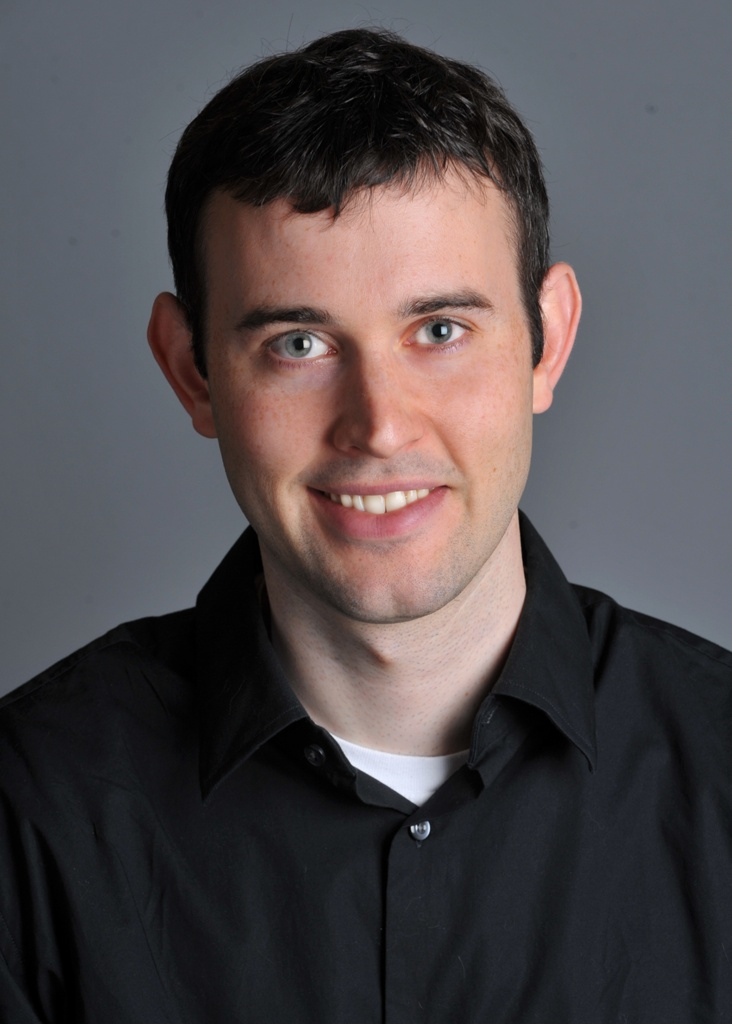
#> input picture exm-2/images/DerekPicture.jpg, 732 x 1024 px, found by its file name
$ python hybrid_image_starter.py
#> lines starting #> are read from the running program, lines starting #| are printed output that depends on the picture
### exm-2/proj3/align_image_code.py
import math
import numpy as np
import matplotlib.pyplot as plt
import skimage.transform as sktr

def get_points(im1, im2):
    print('Please select 2 points in each image for alignment.')
    plt.imshow(im1)
    p1, p2 = plt.ginput(2)
    plt.close()
    plt.imshow(im2)
    p3, p4 = plt.ginput(2)
    plt.close()
    return (p1, p2, p3, p4)

# [59 lines left out: functions recenter, find_centers, align_image_centers, rescale_images, rotate_im1, match_img_size, not called in this run]

def align_images(im1, im2):
    pts = get_points(im1, im2)
    print(pts)
    return align_images_w_pts(im1, im2, pts)

# [6 lines left out: function align_images_w_pts, not called in this run]

### exm-2/proj3/hybrid_image_starter.py
from align_image_code import align_images
from operations import hybridImageOp, pyramidsOp, PyramidMode
from utils import *
import cv2

# First load image
# high sf
im1 = plt.imread('./images/DerekPicture.jpg')/255
im1 = plt.imread('./images/man.jpg')/255
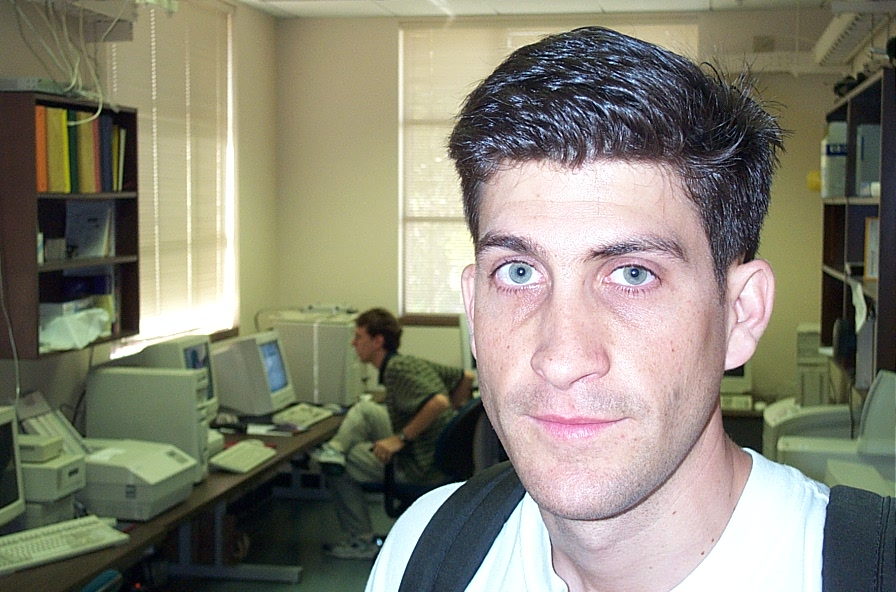
#> input picture exm-2/images/man.jpg, 896 x 592 px, found by its file name
#> im1: shape (592, 896, 3) float64

# low sf
im2 = plt.imread('./images/nutmeg.jpg')/255
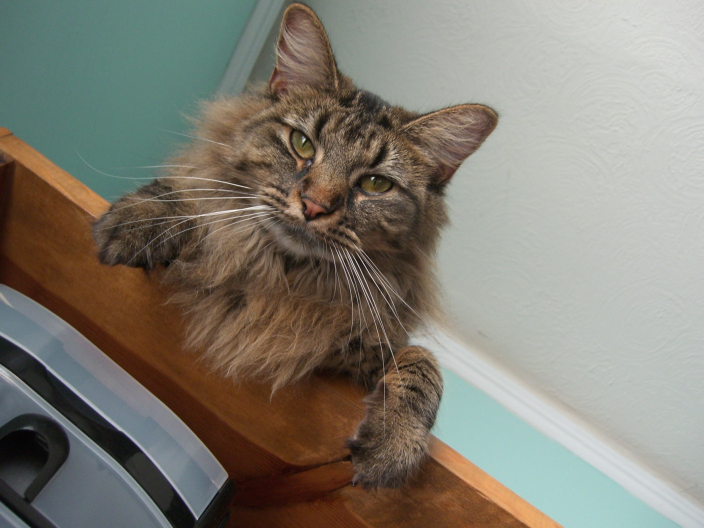
#> input picture exm-2/images/nutmeg.jpg, 1408 x 1056 px, found by its file name (shown at 1/2 size)
im2 = plt.imread('./images/cow.jpg')/255
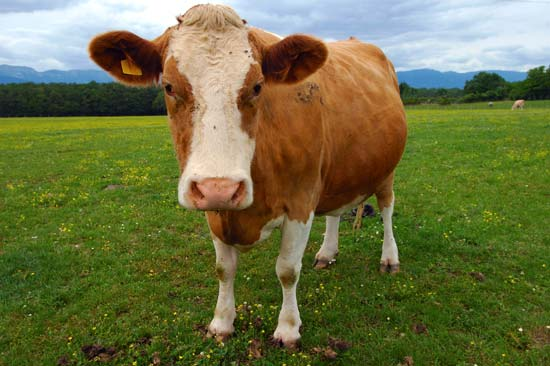
#> input picture exm-2/images/cow.jpg, 550 x 366 px, found by its file name
#> im2: shape (366, 550, 3) float64

# Next align images (this code is provided, but may be improved)
#> (the run stopped early here; a loop or call above may not have finished)
